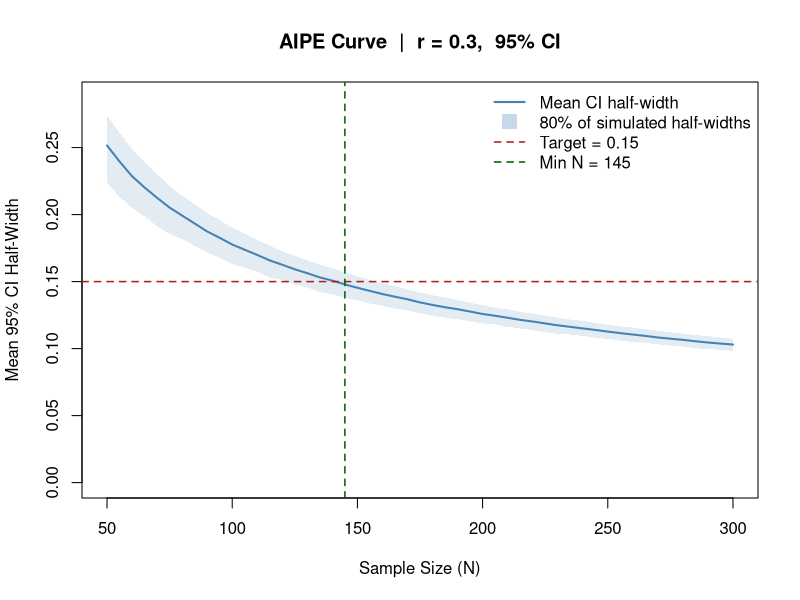

The R script that drew this image:
# ── Sample Size via Accuracy in Parameter Estimation (AIPE) ───────────────────
# Target: Mean 95% CI half-width ≤ 0.20 for Pearson r
# Framework: Estimation-based inference (Amrhein et al., 2019)

# ── Parameters ────────────────────────────────────────────────────────────────
r_true     <- 0.3
n_sims     <- 2000          
n_range    <- seq(50, 300, by = 5)
target_hw  <- 0.15
ci_level   <- 0.95
set.seed(666)

# ── Simulation ────────────────────────────────────────────────────────────────
simulate_ci <- function(n, r, n_sims, ci_level) {
  half_widths <- replicate(n_sims, {
    x  <- rnorm(n)
    y  <- r * x + sqrt(1 - r^2) * rnorm(n)
    ct <- cor.test(x, y, conf.level = ci_level)
    (ct$conf.int[2] - ct$conf.int[1]) / 2
  })
  # Return plain unnamed vector to avoid quantile name collision in sapply
  c(mean(half_widths),
    median(half_widths),
    quantile(half_widths, 0.10, names = FALSE),
    quantile(half_widths, 0.90, names = FALSE))
}

cat("Running simulation — please wait...\n")
results_mat <- sapply(n_range, simulate_ci,
                      r = r_true, n_sims = n_sims, ci_level = ci_level)

# ── Assemble results dataframe ─────────────────────────────────────────────────
results <- data.frame(
  n         = n_range,
  mean_hw   = results_mat[1, ],
  median_hw = results_mat[2, ],
  q10_hw    = results_mat[3, ],
  q90_hw    = results_mat[4, ]
)

# ── Minimum N ─────────────────────────────────────────────────────────────────
min_n <- results$n[which(results$mean_hw <= target_hw)[1]]

cat("=== AIPE Sample Size Results ===\n")
cat(sprintf("True r assumed    : %.2f\n",  r_true))
cat(sprintf("CI level          : %.0f%%\n", ci_level * 100))
cat(sprintf("Target half-width : %.2f\n",  target_hw))
cat(sprintf("Simulations per N : %d\n\n",  n_sims))
cat(sprintf("Minimum N for mean CI half-width <= %.2f : %d\n\n", target_hw, min_n))

# ── Table around threshold ─────────────────────────────────────────────────────
cat("=== Results around threshold ===\n")
window <- results[results$n >= (min_n - 20) & results$n <= (min_n + 20), ]
print(window, digits = 3, row.names = FALSE)

# ── Plot ───────────────────────────────────────────────────────────────────────
plot(results$n, results$mean_hw,
     type = "l", lwd = 2, col = "steelblue",
     xlab = "Sample Size (N)",
     ylab = "Mean 95% CI Half-Width",
     main = sprintf("AIPE Curve  |  r = %.1f,  %d%% CI", r_true, ci_level * 100),
     ylim = c(0, max(results$q90_hw) * 1.05))

polygon(c(results$n, rev(results$n)),
        c(results$q10_hw, rev(results$q90_hw)),
        col = adjustcolor("steelblue", alpha.f = 0.15), border = NA)

abline(h = target_hw, lty = 2, col = "firebrick", lwd = 1.5)
abline(v = min_n,     lty = 2, col = "darkgreen",  lwd = 1.5)

legend("topright",
       legend = c(
         "Mean CI half-width",
         "80% of simulated half-widths",
         sprintf("Target = %.2f", target_hw),
         sprintf("Min N = %d", min_n)
       ),
       col  = c("steelblue", adjustcolor("steelblue", alpha.f = 0.3),
                "firebrick", "darkgreen"),
       lty  = c(1, NA, 2, 2),
       lwd  = c(2, NA, 1.5, 1.5),
       pch  = c(NA, 15, NA, NA),
       pt.cex = 2,
       bty  = "n")
